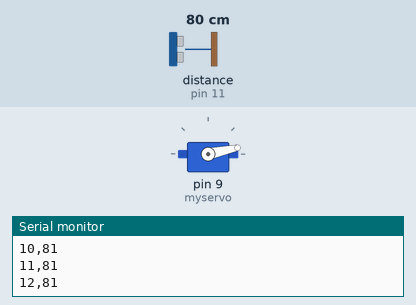
Bench run of a sketch on a simulated Arduino Uno, built with avr-gcc and run on an emulated ATmega328P. On the bench: servo, the last lines printed to the serial monitor. Inputs (shaded band) come from the test bench; at power-on: distance to the obstacle (sensor on pin 11) 80 cm. The echo pulse lasts 58.3 µs per cm.

Above: at 1.2 s.
1.3 s: distance to the obstacle (sensor on pin 11) set to 2 cm
At 2.43 s:
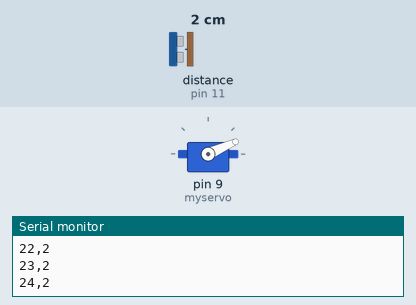
7.3 s: distance to the obstacle (sensor on pin 11) set to 250 cm
At 7.51 s:
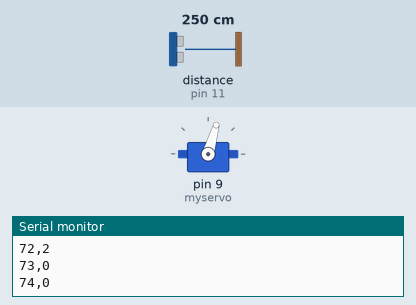
10.3 s: distance to the obstacle (sensor on pin 11) set to 60 cm
At 10.31 s:
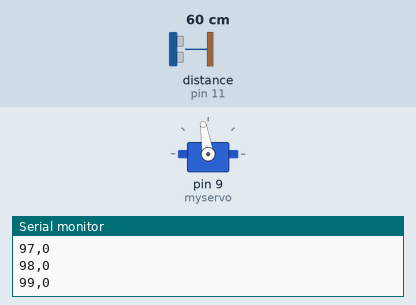
19.3 s: distance to the obstacle (sensor on pin 11) set to 120 cm
Timing chart, 0 to 23.3 s (numbered marks = the images above; inputs shaded):
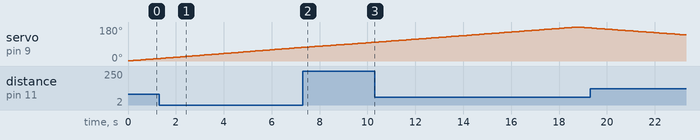

The sketch:

arduinoRadar.ino
```cpp
#include <NewPing.h>
#include <Servo.h>

#define TRIGGER_PIN  12  // Arduino pin tied to trigger pin on the ultrasonic sensor.
#define ECHO_PIN     11  // Arduino pin tied to echo pin on the ultrasonic sensor.
#define MAX_DISTANCE 200 // Maximum distance we want to ping for (in centimeters). Maximum sensor distance is rated at 400-500cm.

Servo myservo;

int dist;
int servoRotation = 1;
int rotationStep = 1;

// NewPing setup of pins and maximum distance.
NewPing sonar(TRIGGER_PIN, ECHO_PIN, MAX_DISTANCE);

void print(int rot, int dist) {
  Serial.print(rot);
  Serial.print(",");
  Serial.println(dist);
}

void setup() {
  Serial.begin(9600);
  myservo.attach(9);
  myservo.write(servoRotation);
}

void loop() {
  // get distance
  dist = sonar.ping_cm();

  // turn servo
  myservo.write(servoRotation);
  if(servoRotation >= 180) {
    rotationStep *= -1;
  } else if(servoRotation <= 0) {
    rotationStep *= -1;
  }

  // print info
  print(servoRotation, dist);

  servoRotation += rotationStep;
  delay(100);
}
```

Measured:
- by itself, servo on pin 9 (myservo): rises from 99° to 180° in 8.4 s, then falls to 175° in 0.52 s
